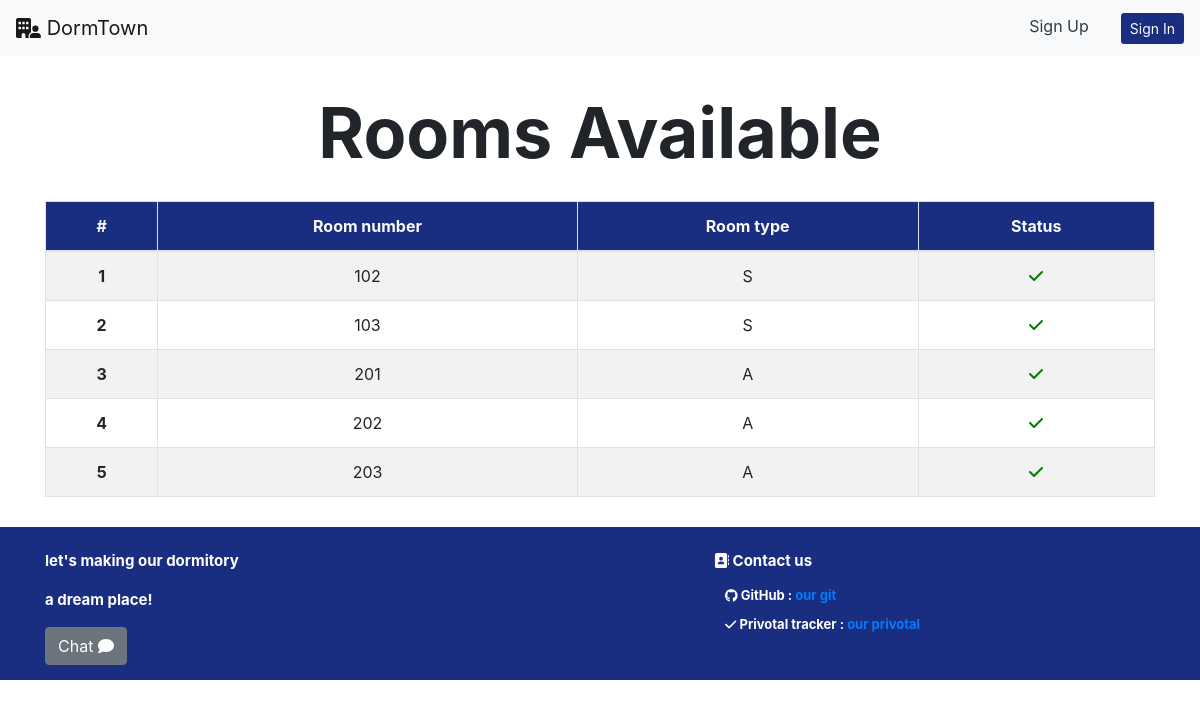
The page /manager/rooms_available on the database its author committed.
### occupant/models.py (models this page shows, shortened)
class Room(models.Model):
    room_number = models.CharField(max_length=3)
    room_type = models.ForeignKey(
        RoomType, on_delete=models.CASCADE, related_name="room_type")
    status = models.BooleanField()

class RoomType(models.Model):
    class_level = models.CharField(max_length=5)
    price = models.IntegerField()
    room_service = models.IntegerField(default=1)
    tv_fridge = models.BooleanField(default=True)
    wardrobe = models.BooleanField(default=True)
    water_heater = models.BooleanField(default=True)
    def __str__(self):
        return f'{ self.class_level }'

### manager/views.py (the view)
# urls.py: path("rooms_available", views.rooms_available, name="rooms_available"),
def rooms_available(req):
    rooms = Room.objects.filter(status=True)
    return render(req, "manager/available_rooms.html", {"rooms": rooms})

### manager/templates/manager/available_rooms.html
{% extends 'manager/layout.html' %} {% block body %}
<section class="about-header-section">
    <div class="text-center mt-4">
        <p id='about_us' class="header">Rooms Available</p>
    </div>
  {% load static %}
    <div class="container">
        <table class="table table-bordered text-center table-striped">
            <thead class="text-light" style="background-color: #192e80;">
                <tr>
                    <th scope="col">#</th>
                    <th scope="col">Room number</th>
                    <th scope="col">Room type</th>
                    <th scope="col">Status</th>
                </tr>
            </thead>
            <tbody class="text-center">
                {% for room in rooms %}
                <tr>
                    <th scope="row">{{forloop.counter}}</th>
                    <td>{{room.room_number}}</td>
                    <td>{{room.room_type}}</td>
                    {% if room.status == True %}
                        <td><i class="fa-solid fa-check" style="color: green;"></i></td>
                    {% elif room.status == False %}
                        <td><i class="fa-solid fa-xmark" style="color: red;"></i></td>
                    {% endif %}
                </tr>
                {% empty %}
                    <tr>
                        <td colspan="4"><i>No Data</i></td>
                    </tr>
                {% endfor %}
            </tbody>
        </table>
    </div>
{% endblock %}

### rooms/static/rooms/styles.css (style rules this page uses)
.header { font-weight: bolder; font-size: 70px; }
p { cursor: pointer; }

### manager/static/manager/dashboard.css (style rules this page uses)
:root { --height-box: 150px; --padding-box: 50px 0; --border-radius-box: 5px; }

### rows shown on the page
Room: room_number "102", room_type "S", status True (drawn)
Room: room_number "103", room_type "S", status True (drawn)
Room: room_number "201", room_type "A", status True (drawn)
Room: room_number "202", room_type "A", status True (drawn)
Room: room_number "203", room_type "A", status True (drawn)
